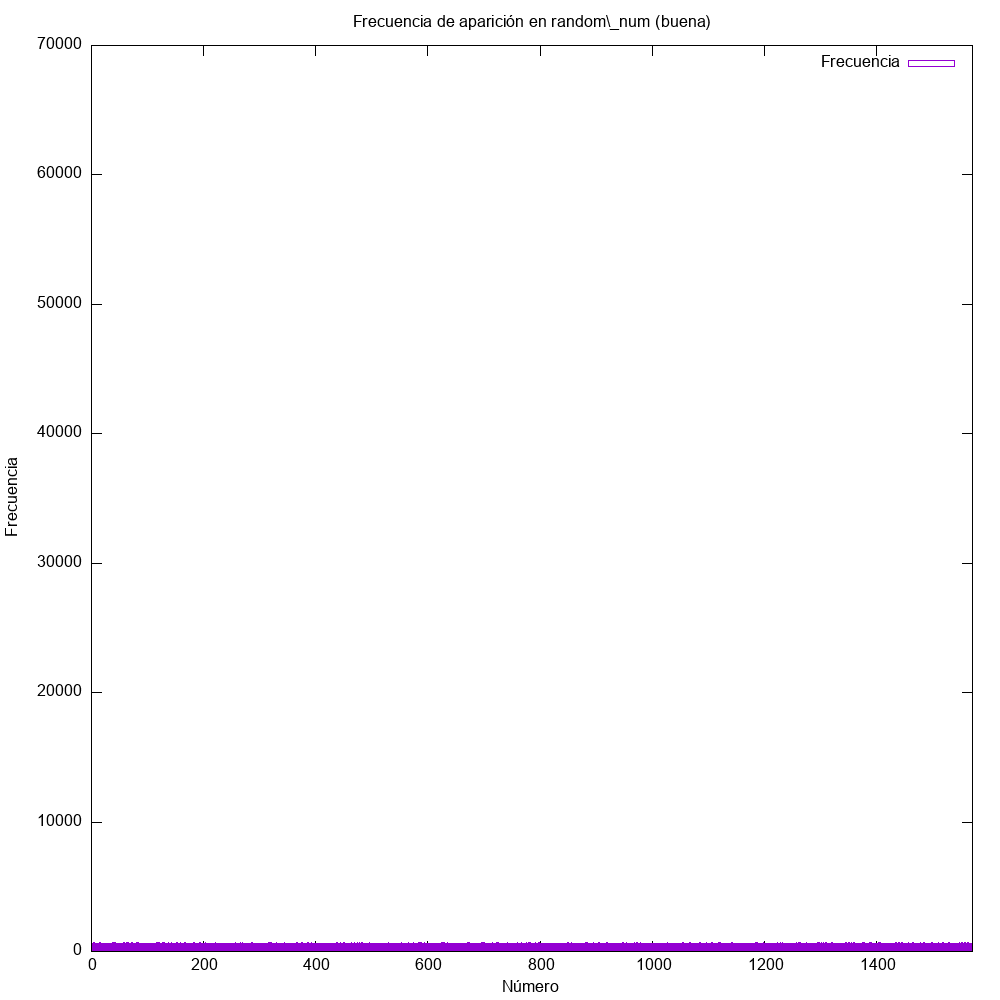

Recreate this plot in gnuplot.
set terminal png size 1000,1000
set output 'stats/stats1_bien.png'
set title 'Frecuencia de aparición en random\\\_num (buena)'

set xrange [0:1571]
set yrange [0:70000]
set xlabel "Número"
set ylabel "Frecuencia"

plot "stats/stats1_bien.txt" title "Frecuencia" with boxes

